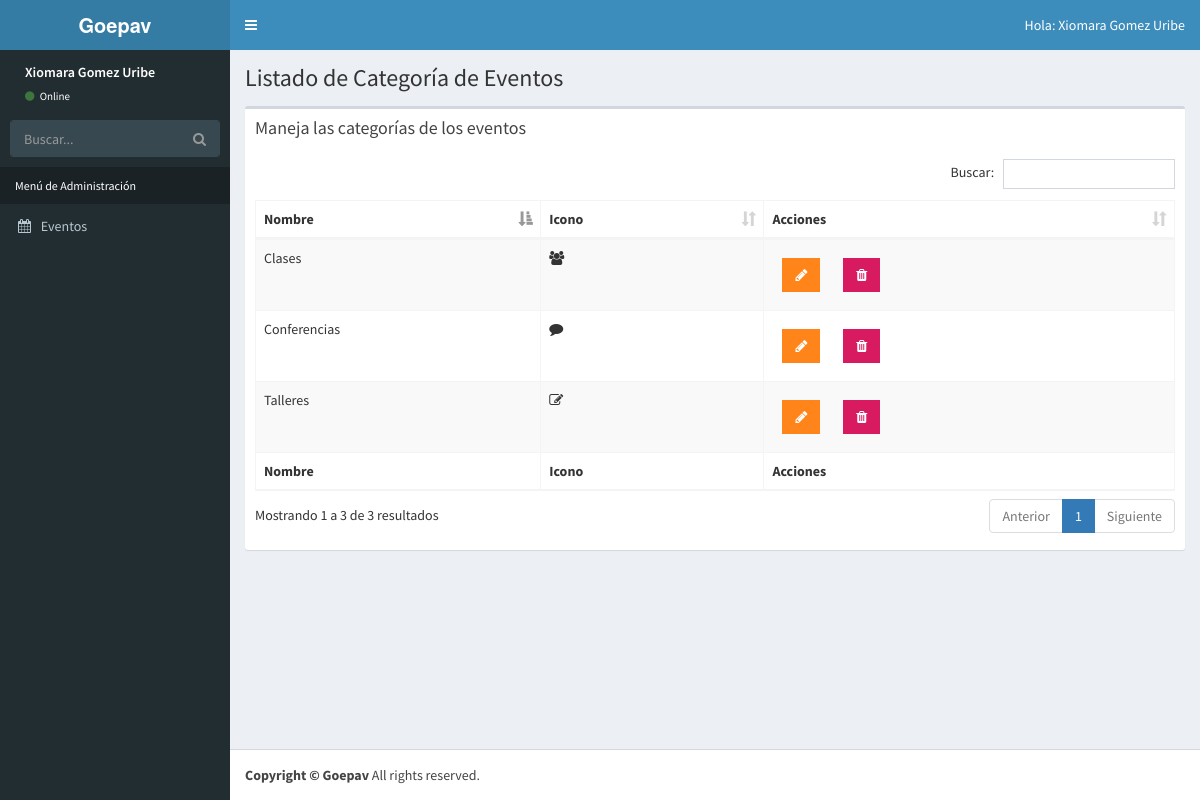
Screenshot of /vista/admin/lista-categorias.php (signed in) with the database file from the repository.
### tables this page shows
CREATE TABLE `categoria_evento` (
  `id_categoria` tinyint(10) NOT NULL,
  `cat_evento` varchar(50) NOT NULL,
  `icono` varchar(15) NOT NULL
);

### vista/admin/lista-categorias.php (the view, shortened to what this page needs)
<?php
  include_once 'funciones/funciones.php';
  include_once 'templates/header.php';
  include_once 'templates/barra.php';
  include_once 'templates/navegacion.php';
?>
  <div class="content-wrapper">
    <section class="content-header">
        <h1>
            Listado de Categoría de Eventos
        </h1>
    </section>
     <section class="content">
      <div class="row">
        <div class="col-xs-12">
          <div class="box">
            <div class="box-header">
              <h3 class="box-title">Maneja las categorías de los eventos</h3>
            </div>
            <div class="box-body">
              <table id="registros" class="table table-bordered table-striped">
                <thead>
                <tr>
                  <th>Nombre</th>
                  <th>Icono</th>
                  <th>Acciones</th>
                </tr>
                </thead>
                <tbody>
                    <?php
                        try{
                            $sql = "SELECT * FROM categoria_evento";
                            $resultado = $conn->query($sql);
                        } catch(Exception $e){
                            $error = $e->getMessage();
                            echo $error;
                        }
                       while( $categoria = $resultado->fetch_assoc() ){ ?>
                            <tr>
                                <td><?php echo $categoria['cat_evento']; ?></td>
                                <td><i class="fa <?php echo $categoria['icono']; ?>"></i></td>
                                <td>
                                    <a href="editar-admin.php?id=<?php echo $categoria['id_categoria'] ?>" class="btn bg-orange btn-flat margin">
                                        <i class="fa fa-pencil"></i>
                                    </a>
                                    <a href="#" data-id="<?php echo $categoria['id_categoria'];  ?>" data-tipo="categoria" class="btn bg-maroon btn-flat margin borrar_registro">
                                        <i class="fa fa-trash"></i>
                                    </a>
                                </td>
                            </tr>
                       <?php } ?>
                </tbody>
                <tfoot>
                <tr>
                    <th>Nombre</th>
                    <th>Icono</th>
                    <th>Acciones</th>
                </tr>
                </tfoot>
              </table>
            </div>
          </div>
        </div>
      </div>
    </section>
  </div>
<?php
  include_once 'templates/footer.php';
?>

### rows the page displays
categoria_evento: cat_evento "Talleres"
categoria_evento: cat_evento "Conferencias"
categoria_evento: cat_evento "Clases"

### other values shown
$_SESSION['nombre'] "Xiomara Gomez Uribe"
